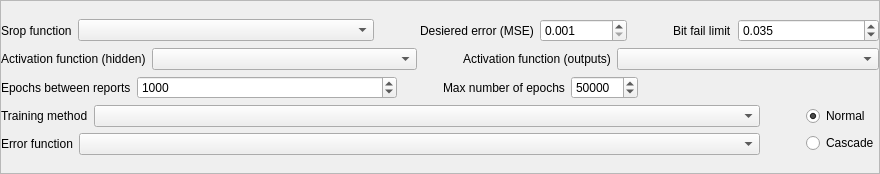
          <widget class="QWidget" name="page">
           <property name="geometry">
            <rect>
             <x>0</x>
             <y>0</y>
             <width>880</width>
             <height>174</height>
            </rect>
           </property>
           <attribute name="label">
            <string>Main settings</string>
           </attribute>
           <layout class="QVBoxLayout" name="verticalLayout_11">
            <property name="margin">
             <number>0</number>
            </property>
            <item>
             <widget class="QFrame" name="frame">
              <property name="frameShape">
               <enum>QFrame::StyledPanel</enum>
              </property>
              <property name="frameShadow">
               <enum>QFrame::Raised</enum>
              </property>
              <layout class="QVBoxLayout" name="verticalLayout_6">
               <property name="margin">
                <number>0</number>
               </property>
               <item>
                <layout class="QVBoxLayout" name="verticalLayout_4">
                 <item>
                  <layout class="QHBoxLayout" name="horizontalLayout_17" stretch="2,1,0,1">
                   <item>
                    <layout class="QHBoxLayout" name="horizontalLayout_3" stretch="0,2,0">
                     <item>
                      <widget class="QLabel" name="label_3">
                       <property name="text">
                        <string>Srop function</string>
                       </property>
                      </widget>
                     </item>
                     <item>
                      <widget class="QComboBox" name="stopFuncCombo"/>
                     </item>
                     <item>
                      <spacer name="horizontalSpacer_5">
                       <property name="orientation">
                        <enum>Qt::Horizontal</enum>
                       </property>
                       <property name="sizeHint" stdset="0">
                        <size>
                         <width>40</width>
                         <height>20</height>
                        </size>
                       </property>
                      </spacer>
                     </item>
                    </layout>
                   </item>
                   <item>
                    <layout class="QHBoxLayout" name="horizontalLayout_10">
                     <item>
                      <widget class="QLabel" name="label_12">
                       <property name="text">
                        <string>Desiered error (MSE)</string>
                       </property>
                      </widget>
                     </item>
                     <item>
                      <widget class="QDoubleSpinBox" name="desiredMSESpin">
                       <property name="decimals">
                        <number>3</number>
                       </property>
                       <property name="minimum">
                        <double>0.001000000000000</double>
                       </property>
                       <property name="singleStep">
                        <double>0.001000000000000</double>
                       </property>
                      </widget>
                     </item>
                    </layout>
                   </item>
                   <item>
                    <spacer name="horizontalSpacer_6">
                     <property name="orientation">
                      <enum>Qt::Horizontal</enum>
                     </property>
                     <property name="sizeHint" stdset="0">
                      <size>
                       <width>40</width>
                       <height>20</height>
                      </size>
                     </property>
                    </spacer>
                   </item>
                   <item>
                    <layout class="QHBoxLayout" name="horizontalLayout_16" stretch="0,1">
                     <item>
                      <widget class="QLabel" name="label_13">
                       <property name="text">
                        <string>Bit fail limit</string>
                       </property>
                      </widget>
                     </item>
                     <item>
                      <widget class="QDoubleSpinBox" name="bitFailLimitSpin">
                       <property name="decimals">
                        <number>3</number>
                       </property>
                       <property name="minimum">
                        <double>0.000000000000000</double>
                       </property>
                       <property name="singleStep">
                        <double>0.001000000000000</double>
                       </property>
                       <property name="value">
                        <double>0.035000000000000</double>
                       </property>
                      </widget>
                     </item>
                    </layout>
                   </item>
                  </layout>
                 </item>
                 <item>
                  <layout class="QHBoxLayout" name="horizontalLayout_18" stretch="2,0,2">
                   <item>
                    <layout class="QHBoxLayout" name="horizontalLayout_8" stretch="0,1">
                     <item>
                      <widget class="QLabel" name="label_8">
                       <property name="text">
                        <string>Activation function (hidden)</string>
                       </property>
                      </widget>
                     </item>
                     <item>
                      <widget class="QComboBox" name="activationFuncHiddenCombo"/>
                     </item>
                    </layout>
                   </item>
                   <item>
                    <spacer name="horizontalSpacer_3">
                     <property name="orientation">
                      <enum>Qt::Horizontal</enum>
                     </property>
                     <property name="sizeHint" stdset="0">
                      <size>
                       <width>40</width>
                       <height>20</height>
                      </size>
                     </property>
                    </spacer>
                   </item>
                   <item>
                    <layout class="QHBoxLayout" name="horizontalLayout_9" stretch="0,1">
                     <item>
                      <widget class="QLabel" name="label_9">
                       <property name="text">
                        <string>Activation function (outputs)</string>
                       </property>
                      </widget>
                     </item>
                     <item>
                      <widget class="QComboBox" name="activationFuncOutputCombo"/>
                     </item>
                    </layout>
                   </item>
                  </layout>
                 </item>
                 <item>
                  <layout class="QHBoxLayout" name="horizontalLayout_19">
                   <item>
                    <layout class="QHBoxLayout" name="horizontalLayout_4" stretch="0,1,0">
                     <item>
                      <widget class="QLabel" name="label_4">
                       <property name="text">
                        <string>Epochs between reports</string>
                       </property>
                      </widget>
                     </item>
                     <item>
                      <widget class="QSpinBox" name="reportSpin">
                       <property name="minimum">
                        <number>10</number>
                       </property>
                       <property name="maximum">
                        <number>100000</number>
                       </property>
                       <property name="value">
                        <number>1000</number>
                       </property>
                      </widget>
                     </item>
                     <item>
                      <spacer name="horizontalSpacer_2">
                       <property name="orientation">
                        <enum>Qt::Horizontal</enum>
                       </property>
                       <property name="sizeHint" stdset="0">
                        <size>
                         <width>40</width>
                         <height>20</height>
                        </size>
                       </property>
                      </spacer>
                     </item>
                    </layout>
                   </item>
                   <item>
                    <layout class="QHBoxLayout" name="horizontalLayout_5">
                     <item>
                      <widget class="QLabel" name="label_5">
                       <property name="text">
                        <string>Max number of epochs</string>
                       </property>
                      </widget>
                     </item>
                     <item>
                      <widget class="QSpinBox" name="epochSpin">
                       <property name="maximum">
                        <number>10000000</number>
                       </property>
                       <property name="singleStep">
                        <number>10</number>
                       </property>
                       <property name="value">
                        <number>50000</number>
                       </property>
                      </widget>
                     </item>
                     <item>
                      <spacer name="horizontalSpacer_29">
                       <property name="orientation">
                        <enum>Qt::Horizontal</enum>
                       </property>
                       <property name="sizeHint" stdset="0">
                        <size>
                         <width>40</width>
                         <height>20</height>
                        </size>
                       </property>
                      </spacer>
                     </item>
                    </layout>
                   </item>
                  </layout>
                 </item>
                 <item>
                  <layout class="QHBoxLayout" name="horizontalLayout_20" stretch="1,0,0">
                   <item>
                    <layout class="QVBoxLayout" name="verticalLayout_3">
                     <item>
                      <layout class="QHBoxLayout" name="horizontalLayout_7" stretch="0,1">
                       <item>
                        <widget class="QLabel" name="label_7">
                         <property name="text">
                          <string>Training method</string>
                         </property>
                        </widget>
                       </item>
                       <item>
                        <widget class="QComboBox" name="trainMethodCombo"/>
                       </item>
                      </layout>
                     </item>
                     <item>
                      <layout class="QHBoxLayout" name="horizontalLayout_11" stretch="0,1">
                       <item>
                        <widget class="QLabel" name="label_14">
                         <property name="text">
                          <string>Error function</string>
                         </property>
                        </widget>
                       </item>
                       <item>
                        <widget class="QComboBox" name="errorFuncCombo"/>
                       </item>
                      </layout>
                     </item>
                    </layout>
                   </item>
                   <item>
                    <spacer name="horizontalSpacer">
                     <property name="orientation">
                      <enum>Qt::Horizontal</enum>
                     </property>
                     <property name="sizeHint" stdset="0">
                      <size>
                       <width>40</width>
                       <height>20</height>
                      </size>
                     </property>
                    </spacer>
                   </item>
                   <item>
                    <layout class="QVBoxLayout" name="verticalLayout_2">
                     <item>
                      <widget class="QRadioButton" name="normalTrainRadioBtn">
                       <property name="text">
                        <string>Normal</string>
                       </property>
                       <property name="checked">
                        <bool>true</bool>
                       </property>
                      </widget>
                     </item>
                     <item>
                      <widget class="QRadioButton" name="radioButton_2">
                       <property name="text">
                        <string>Cascade</string>
                       </property>
                      </widget>
                     </item>
                    </layout>
                   </item>
                  </layout>
                 </item>
                </layout>
               </item>
              </layout>
             </widget>
            </item>
           </layout>
          </widget>
